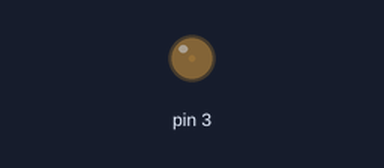
A sketch run on a simulated Arduino Uno, built with avr-gcc and run on an emulated ATmega328P. Parts: output pins drawn as LEDs (lit = HIGH). Random numbers use the default seed unless the sketch sets one.

Above: at 0.05 s.
At 0.95 s:
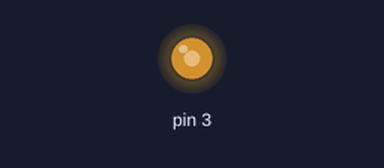
At 1.9 s:
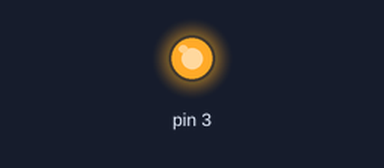
At 3.75 s:
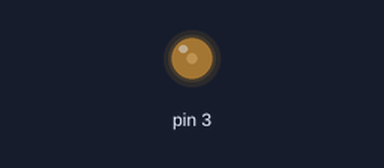
Timing chart, 0 to 6.7 s (numbered marks = the images above):
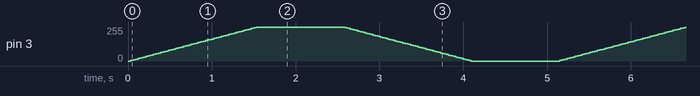

The sketch:

01_LED.ino
```cpp
// 1_Blink declarations
// int led = 9;

//2_Multiple_LEDs declarations
// int b = 9;
// int w = 10;

//2-1_Multiple_LEDs declarations
// int l[] = {12, 11, 10, 9, 8};
// int size = sizeof(l)/sizeof(l[0]);

//3_Fade declarations
int led = 3;

void setup() {
  fadeSetup(led);
}

void loop() {
  fadeLoop(led);
}
```

1_BLINK.ino
```cpp
/*
Components Used:
  1. LED

Pins Details:
1. LED:
+ve -> 9
-ve -> GND
*/

void blinkSetup(int ledPin) {
  pinMode(ledPin, OUTPUT);
}

void blinkLoop(int ledPin) {
  digitalWrite(ledPin, HIGH);
  delay(500);

  digitalWrite(ledPin, LOW);
  delay(500);
}
```

2-1_Multiple_LEDs.ino
```cpp
/*
Components Used:
  1. LED x5
  2. BreadBoard
  3. Jumper Wires

Pins Details:
1. LED:
+ve -> 12
-ve -> GND

2. LED:
+ve -> 11
-ve -> GND

3. LED:
+ve -> 10
-ve -> GND

4. LED:
+ve -> 9
-ve -> GND

5. LED:
+ve -> 8
-ve -> GND
*/

void multipleLedSetup2(int l[], int n) {
  for(int i=0; i<n; i++) {
    pinMode(l[i], OUTPUT);
    digitalWrite(l[i], LOW);
  }
}

void multipleLedLoop2(int l[], int n) {
  /*
  // Pattern 1
  for(int i=0; i<n; i++) {
    digitalWrite(l[i], HIGH);
    delay(100);
  }

  for(int i=n-1; i>=0; i--) {
    digitalWrite(l[i], LOW);
    delay(100);
  }
  */
  /*
  // Pattern 2
  for (int i = 0; i < n; i++) {
    for (int j = 0; j < n; j++) {
      digitalWrite(l[j], LOW);
    }
    digitalWrite(l[i], HIGH);

    delay(100);
  }

  for (int i = n-1; i >= 0; i--) {
    for (int j = 0; j < n; j++) {
      digitalWrite(l[j], LOW);
    }
    digitalWrite(l[i], HIGH);

    delay(100);
  }

  for (int j = 0; j < n; j++) {
    digitalWrite(l[j], LOW);
  }

  delay(1000);
  */

  //Pattern 3
  for(int i=0; i<n; i++) {
    digitalWrite(l[i], HIGH);
  }
  delay(200);

  for(int i=0; i<n; i++) {
    digitalWrite(l[i], LOW);
  }
  delay(200);

}
```

2_Multiple_LEDs.ino
```cpp
/*
Components Used:
  1. LED x2
  2. BreadBoard
  3. Jumper Wires

Pins Details:
1. White LED
+ve -> 10
-ve -> GND

2. Blue LED
+ve -> 9
-ve -> GND
*/

void multipleLedSetup(int l1, int l2) {
  pinMode(l1, OUTPUT);
  pinMode(l2, OUTPUT);
}

void multipleLedLoop(int l1, int l2) {
  //P1
  digitalWrite(l1, HIGH);
  digitalWrite(l2, LOW);
  delay(random(80, 120));

  digitalWrite(l1, LOW);
  digitalWrite(l2, HIGH);
  delay(random(80, 120));

  //P2
  digitalWrite(l1, HIGH);
  digitalWrite(l2, LOW);
  delay(random(80, 120));

  digitalWrite(l1, LOW);
  digitalWrite(l2, HIGH);
  delay(random(80, 120));

  //P3
  digitalWrite(l1, HIGH);
  digitalWrite(l2, HIGH);
  delay(random(80, 120));

  digitalWrite(l1, LOW);
  digitalWrite(l2, LOW);
  delay(random(80, 120));
}
```

3_Fade.ino
```cpp
/*
Components Used:
  1. LED

Pins Details:
1. Red LED
+ve -> A0
-ve -> GND
*/

void fadeSetup(int ledPin) {
  pinMode(ledPin, OUTPUT);
}

void fadeLoop(int ledPin) {
  for(int i=0; i<256; i+=5) {
    analogWrite(ledPin, i);
    delay(30);
  }
  delay(1000);

  for(int i=255; i>=0; i-=5) {
    analogWrite(ledPin, i);
    delay(30);
  }
  delay(1000);
}
```

4_RGB_LED.ino
```cpp
void rgbSetup(int r, int g, int b) {
  pinMode(r, OUTPUT);
  pinMode(g, OUTPUT);
  pinMode(b, OUTPUT);
}

void rgbLoop(int r, int g, int b, int rv, int gv, int bv) {
  analogWrite(r, rv);
  analogWrite(g, gv);
  analogWrite(b, bv);
}

/*
void rgbLoop(int r, int g, int b) {
  analogWrite(r, 255);
  analogWrite(g, 0);
  analogWrite(b, 0);
  delay(1000);

  analogWrite(r, 0);
  analogWrite(g, 255);
  analogWrite(b, 0);
  delay(1000);

  analogWrite(r, 0);
  analogWrite(g, 0);
  analogWrite(b, 255);
  delay(1000);
}
*/
```
